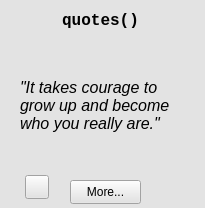
<?xml version="1.0" encoding="UTF-8"?>
<ui version="4.0">
 <class>Form</class>
 <widget class="QWidget" name="Form">
  <property name="geometry">
   <rect>
    <x>0</x>
    <y>0</y>
    <width>205</width>
    <height>208</height>
   </rect>
  </property>
  <property name="windowTitle">
   <string>Form</string>
  </property>
  <property name="styleSheet">
   <string notr="true">background-color: rgb(227, 227, 227);</string>
  </property>
  <widget class="QLabel" name="widgetTitleLabel">
   <property name="geometry">
    <rect>
     <x>10</x>
     <y>10</y>
     <width>181</width>
     <height>20</height>
    </rect>
   </property>
   <property name="font">
    <font>
     <family>Consolas</family>
     <pointsize>12</pointsize>
     <bold>true</bold>
    </font>
   </property>
   <property name="text">
    <string>quotes()</string>
   </property>
   <property name="alignment">
    <set>Qt::AlignmentFlag::AlignCenter</set>
   </property>
  </widget>
  <widget class="QPushButton" name="moreButton">
   <property name="geometry">
    <rect>
     <x>70</x>
     <y>180</y>
     <width>71</width>
     <height>24</height>
    </rect>
   </property>
   <property name="text">
    <string>More...</string>
   </property>
  </widget>
  <widget class="QLabel" name="quoteLabel">
   <property name="geometry">
    <rect>
     <x>20</x>
     <y>40</y>
     <width>161</width>
     <height>131</height>
    </rect>
   </property>
   <property name="font">
    <font>
     <pointsize>12</pointsize>
     <italic>true</italic>
    </font>
   </property>
   <property name="text">
    <string>&quot;It takes courage to grow up and become who you really are.&quot; </string>
   </property>
   <property name="wordWrap">
    <bool>true</bool>
   </property>
  </widget>
  <widget class="QPushButton" name="refreshButton">
   <property name="geometry">
    <rect>
     <x>25</x>
     <y>175</y>
     <width>24</width>
     <height>24</height>
    </rect>
   </property>
   <property name="text">
    <string/>
   </property>
   <property name="icon">
    <iconset>
     <normaloff>../../assets/refresh.png</normaloff>../../assets/refresh.png</iconset>
   </property>
  </widget>
 </widget>
 <resources/>
 <connections/>
</ui>
